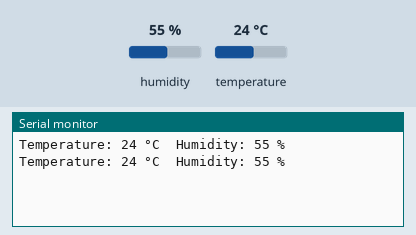
Simulated run of this sketch. Board: Arduino Uno, built with avr-gcc and run on an emulated ATmega328P. Parts: the last lines printed to the serial monitor. Inputs (shaded band) come from the test bench; at power-on: humidity 55 %, temperature 24 °C.

Above: at 2.8 s.
2.9 s: humidity set to 22 %
At 4.8 s:
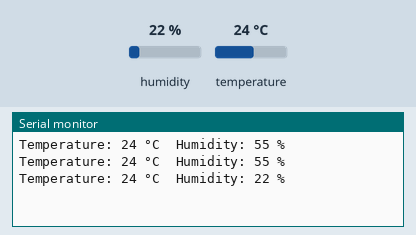
5.6 s: temperature set to 12 °C
At 7.2 s:
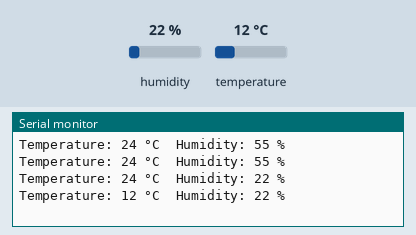
8.3 s: humidity set to 40 %
At 10.8 s:
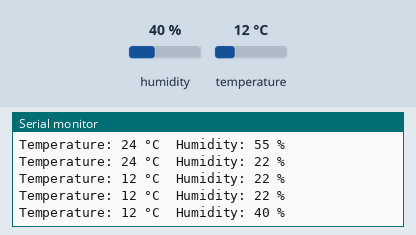
Timing chart, 0 to 12.3 s (numbered marks = the images above; inputs shaded):
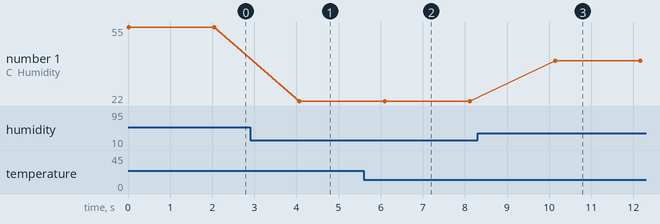

Measured:
- after the input at 2.9 s, the serial monitor: prints a new line after 1.2 s (image 1)
- after the input at 5.6 s, the serial monitor: prints a new line after 0.49 s (image 2)
- after the input at 8.3 s, the serial monitor: prints a new line after 1.8 s (image 3)
- plotted number 1: 55 → 22 after the input at 2.9 s, 22 → 40 after the input at 8.3 s

The sketch:

DHTSensor.ino
```cpp
#include<DHT.h>
int dhtPin = 2;
DHT dht(dhtPin, DHT11);
int delayTime = 2000;
void setup(){
  Serial.begin(9600);
  dht.begin();
}
void loop() {
  int humidity = dht.readHumidity();
  int temp = dht.readTemperature();
  Serial.print("Temperature: ");
  Serial.print(temp);
  Serial.print(" °C\tHumidity: ");
  Serial.print(humidity);
  Serial.println(" %");
  delay(delayTime);
}
```
